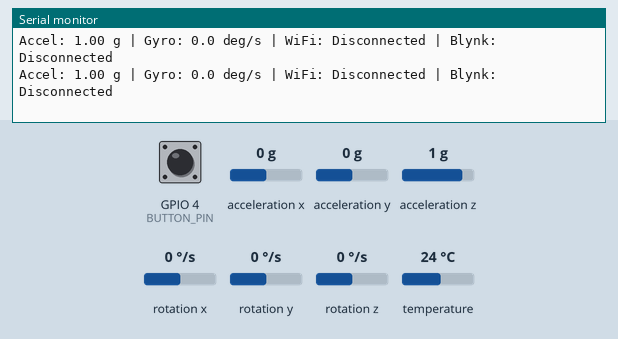
Simulated run of this sketch. Board: ESP32. On the bench: the last lines printed to the serial monitor. The inputs (shaded band) are chosen by the test bench; at power-on: GPIO 4 (BUTTON_PIN) HIGH, acceleration x 0 g, acceleration y 0 g, acceleration z 1 g, rotation x 0 °/s, rotation y 0 °/s, rotation z 0 °/s, temperature 24 °C. WiFi joins after 1.5 s; servers stay silent unless stated; nothing arrives over Bluetooth unless stated; a phone connects over Bluetooth LE 3 s after start.

Above: at 1.7 s.
1.8 s: GPIO 4 (BUTTON_PIN) pulled LOW for 0.15 s
At 2.71 s:
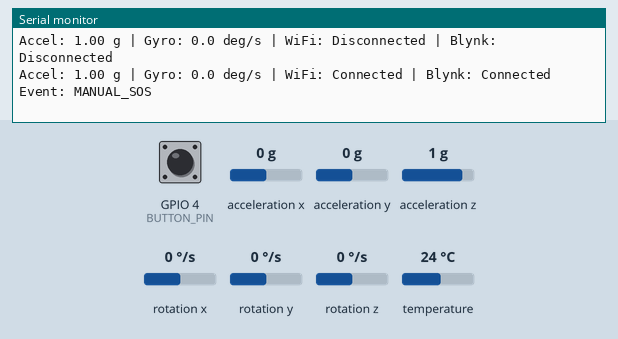
3.9 s: acceleration x set to -1.4 g
At 4.3 s:
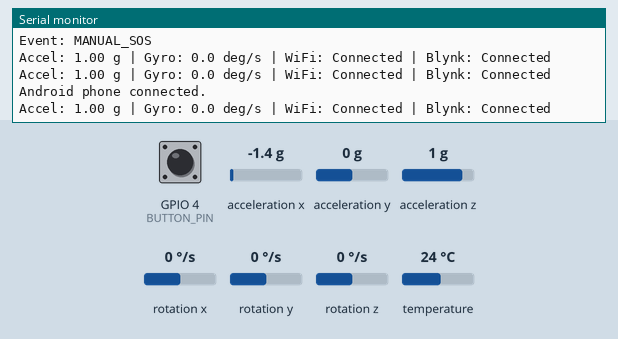
5.4 s: acceleration y set to -1.4 g
At 5.8 s:
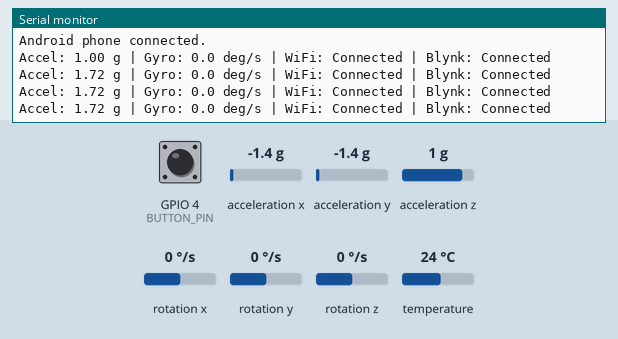
6.9 s: acceleration z set to -1.4 g
At 7.3 s:
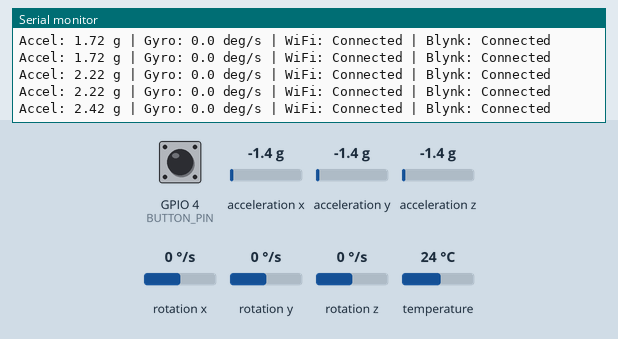
8.4 s: rotation x set to -192 °/s
At 8.9 s:
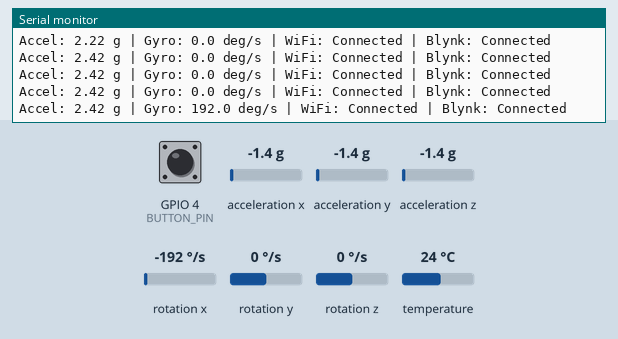
9.9 s: rotation y set to -192 °/s
At 10.4 s:
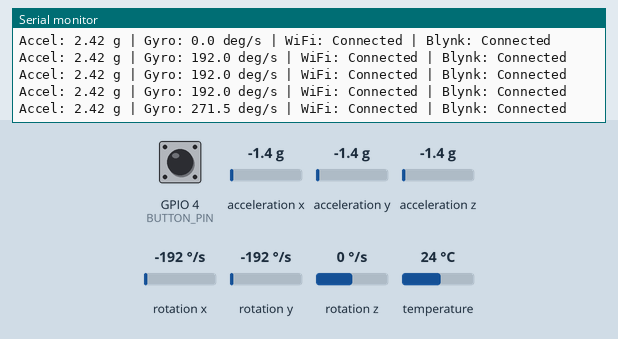
Timing chart, 0 to 12.4 s (numbered marks = the images above; inputs shaded):
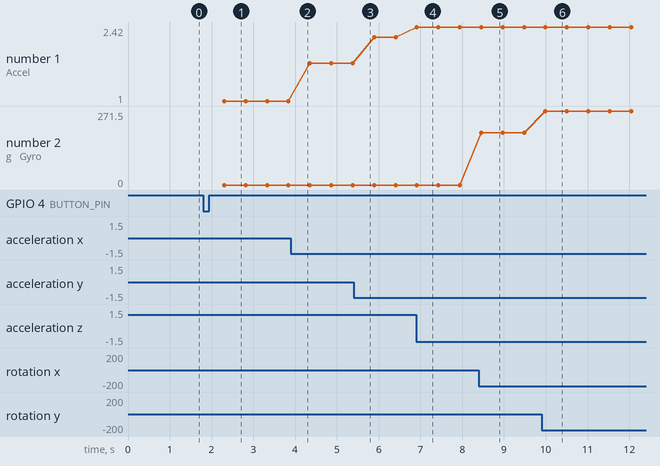

The sketch:

mpu.ino
```cpp
#define BLYNK_TEMPLATE_ID "template_id_here"
#define BLYNK_TEMPLATE_NAME "template_name_here"
#define BLYNK_AUTH_TOKEN "auth_token_here"

#define BLYNK_PRINT Serial

#include <WiFi.h>
#include <BlynkSimpleEsp32.h>
#include <Wire.h>
#include <Adafruit_MPU6050.h>
#include <Adafruit_Sensor.h>
#include <BLEDevice.h>
#include <BLEServer.h>
#include <BLEUtils.h>
#include <BLE2902.h>
#include <math.h>
#include <string.h>

// Wi-Fi credentials
char ssid[] = "wifi_name";
char pass[] = "wifi_password";

// Hardware pins
#define SDA_PIN 8
#define SCL_PIN 9
#define BUTTON_PIN 4

// BLE UUIDs
#define SERVICE_UUID "6e400001-b5a3-f393-e0a9-e50e24dcca9e"
#define EVENT_UUID   "6e400003-b5a3-f393-e0a9-e50e24dcca9e"

Adafruit_MPU6050 mpu;
BLECharacteristic *eventChar = nullptr;
BlynkTimer timer;

// System states
bool connected = false;
bool fallPending = false;
bool manualSOSPending = false;
bool sosSent = false;
bool lowGSeen = false;

bool buttonWaiting = false;
bool lastReading = HIGH;
bool stableReading = HIGH;
bool pressHandled = false;

// Timing
unsigned long lowGTime = 0;
unsigned long fallTime = 0;
unsigned long firstPressTime = 0;
unsigned long lastDebounce = 0;
unsigned long lastSample = 0;
unsigned long lastWiFiAttempt = 0;
unsigned long lastBlynkAttempt = 0;

const unsigned long SAMPLE_MS = 20;
const unsigned long LOWG_WINDOW_MS = 1200;
const unsigned long DOUBLE_WINDOW_MS = 650;
const unsigned long SOS_TIMEOUT_MS = 12000;
const unsigned long DEBOUNCE_MS = 35;

const float LOW_G = 0.55;
const float IMPACT_G = 2.5;
const float G_TO_MS2 = 9.80665;

float latestAccelG = 1.0;
float latestGyroDps = 0.0;

// --------------------------------------------------
// SEND EVENTS TO BLE AND BLYNK
// --------------------------------------------------

void sendEvent(const char *message) {
  Serial.print("Event: ");
  Serial.println(message);

  // Bluetooth notification to Android
  if (connected && eventChar != nullptr) {
    eventChar->setValue(message);
    eventChar->notify();
  }

  // Upload event to Blynk
  if (!Blynk.connected()) {
    Serial.println("Blynk offline; event not uploaded.");
    return;
  }

  if (strcmp(message, "FALL_DETECTED") == 0) {
    Blynk.virtualWrite(V2, "FALL DETECTED");
    Blynk.virtualWrite(V3, "NONE");

    Blynk.logEvent(
      "fall_detected",
      "SmartFall detected a possible fall"
    );
  }

  else if (strcmp(message, "MANUAL_SOS") == 0) {
    // Manual SOS may mean an undetected fall.
    manualSOSPending = true;

    Blynk.virtualWrite(
      V2, "POSSIBLE FALL - MANUAL SOS"
    );
    Blynk.virtualWrite(V3, "MANUAL SOS");

    Blynk.logEvent(
      "sos_emergency",
      "Manual SOS: possible fall or other emergency. Check user."
    );
  }

  else if (strcmp(message, "SOS_EMERGENCY") == 0) {
    if (fallPending) {
      Blynk.virtualWrite(V2, "FALL DETECTED");
    }

    Blynk.virtualWrite(V3, "SOS EMERGENCY");

    Blynk.logEvent(
      "sos_emergency",
      "Emergency SOS after possible fall"
    );
  }

  else if (strcmp(message, "USER_SAFE") == 0) {
    Blynk.virtualWrite(V2, "SAFE");
    Blynk.virtualWrite(V3, "NONE");
  }

  else if (strcmp(message, "SMARTFALL_READY") == 0) {
    Blynk.virtualWrite(V2, "MONITORING");
    Blynk.virtualWrite(V3, "NONE");
  }
}

// --------------------------------------------------
// SENSOR DATA UPLOAD
// --------------------------------------------------

void uploadSensorData() {
  if (Blynk.connected()) {
    Blynk.virtualWrite(V0, latestAccelG);
    Blynk.virtualWrite(V1, latestGyroDps);

    Blynk.virtualWrite(
      V4,
      WiFi.status() == WL_CONNECTED ? 1 : 0
    );
  }
}

// --------------------------------------------------
// FALL DETECTION
// --------------------------------------------------

void startFallAlert() {
  if (fallPending) return;

  fallPending = true;
  manualSOSPending = false;
  sosSent = false;
  fallTime = millis();

  buttonWaiting = false;
  firstPressTime = 0;

  sendEvent("FALL_DETECTED");

  Serial.println("Possible fall detected!");
  Serial.println("Double press = SAFE");
  Serial.println("Single press = SOS");
}

void sendSOS() {
  if (sosSent) return;

  sosSent = true;
  sendEvent("SOS_EMERGENCY");
}

void confirmSafe() {
  sendEvent("USER_SAFE");

  fallPending = false;
  manualSOSPending = false;
  sosSent = false;
  buttonWaiting = false;
  firstPressTime = 0;
  lowGSeen = false;

  Serial.println("User confirmed safe.");
}

// --------------------------------------------------
// BLE CALLBACKS
// --------------------------------------------------

class ServerCallbacks : public BLEServerCallbacks {

  void onConnect(BLEServer *server) override {
    connected = true;
    Serial.println("Android phone connected.");
  }

  void onDisconnect(BLEServer *server) override {
    connected = false;
    Serial.println("Android phone disconnected.");

    BLEDevice::startAdvertising();
  }
};

// --------------------------------------------------
// BLE INITIALIZATION
// --------------------------------------------------

void setupBLE() {
  BLEDevice::init("SmartFall");

  BLEServer *server = BLEDevice::createServer();
  server->setCallbacks(new ServerCallbacks());

  BLEService *service =
    server->createService(SERVICE_UUID);

  eventChar = service->createCharacteristic(
    EVENT_UUID,
    BLECharacteristic::PROPERTY_READ |
    BLECharacteristic::PROPERTY_NOTIFY
  );

  eventChar->addDescriptor(new BLE2902());
  eventChar->setValue("SMARTFALL_READY");

  service->start();

  BLEAdvertising *advertising =
    BLEDevice::getAdvertising();

  advertising->addServiceUUID(SERVICE_UUID);
  advertising->start();

  Serial.println("BLE started: SmartFall");
}

// --------------------------------------------------
// SETUP
// --------------------------------------------------

void setup() {
  Serial.begin(115200);
  delay(500);

  pinMode(BUTTON_PIN, INPUT_PULLUP);

  Wire.begin(SDA_PIN, SCL_PIN);

  if (!mpu.begin()) {
    Serial.println("MPU6050 not detected.");
    Serial.println("Check VCC, GND, SDA and SCL.");

    while (true) {
      delay(1000);
    }
  }

  mpu.setAccelerometerRange(MPU6050_RANGE_8_G);
  mpu.setGyroRange(MPU6050_RANGE_500_DEG);
  mpu.setFilterBandwidth(MPU6050_BAND_21_HZ);

  // Start Wi-Fi
  WiFi.mode(WIFI_STA);
  WiFi.begin(ssid, pass);
  lastWiFiAttempt = millis();

  // Configure Blynk
  Blynk.config(BLYNK_AUTH_TOKEN);

  // Start BLE independently
  setupBLE();

  // Upload sensor readings every second
  timer.setInterval(1000L, uploadSensorData);

  Serial.println("SmartFall initialized.");
  Serial.println("Connecting to Wi-Fi and Blynk...");
}

// --------------------------------------------------
// MAIN LOOP
// --------------------------------------------------

void loop() {
  unsigned long now = millis();

  Blynk.run();
  timer.run();

  // Reconnect Wi-Fi when needed
  if (WiFi.status() != WL_CONNECTED &&
      now - lastWiFiAttempt >= 10000) {

    lastWiFiAttempt = now;
    Serial.println("Retrying Wi-Fi...");
    WiFi.begin(ssid, pass);
  }

  // Reconnect Blynk when needed
  if (WiFi.status() == WL_CONNECTED &&
      !Blynk.connected() &&
      now - lastBlynkAttempt >= 3000) {

    lastBlynkAttempt = now;
    Blynk.connect(100);
  }

  // Read MPU6050 every 20 ms
  if (now - lastSample >= SAMPLE_MS) {
    lastSample = now;

    sensors_event_t accel, gyro, temp;
    mpu.getEvent(&accel, &gyro, &temp);

    float ax = accel.acceleration.x;
    float ay = accel.acceleration.y;
    float az = accel.acceleration.z;

    float gx = gyro.gyro.x * 57.2958;
    float gy = gyro.gyro.y * 57.2958;
    float gz = gyro.gyro.z * 57.2958;

    latestAccelG =
      sqrt(ax * ax + ay * ay + az * az)
      / G_TO_MS2;

    latestGyroDps =
      sqrt(gx * gx + gy * gy + gz * gz);

    static unsigned long lastPrint = 0;

    if (now - lastPrint >= 500) {
      lastPrint = now;

      Serial.printf(
        "Accel: %.2f g | Gyro: %.1f deg/s | WiFi: %s | Blynk: %s\n",
        latestAccelG,
        latestGyroDps,
        WiFi.status() == WL_CONNECTED
          ? "Connected" : "Disconnected",
        Blynk.connected()
          ? "Connected" : "Disconnected"
      );
    }

    // Preliminary low-G followed by impact detection
    if (!fallPending) {

      if (latestAccelG < LOW_G) {
        lowGSeen = true;
        lowGTime = now;
      }

      if (lowGSeen &&
          now - lowGTime > LOWG_WINDOW_MS) {
        lowGSeen = false;
      }

      if (lowGSeen &&
          latestAccelG >= IMPACT_G &&
          now - lowGTime <= LOWG_WINDOW_MS) {

        lowGSeen = false;
        startFallAlert();
      }
    }
  }

  // Debounced push-button handling
  bool reading = digitalRead(BUTTON_PIN);

  if (reading != lastReading) {
    lastDebounce = now;
    lastReading = reading;
  }

  if (now - lastDebounce >= DEBOUNCE_MS &&
      reading != stableReading) {

    stableReading = reading;

    if (stableReading == LOW && !pressHandled) {
      pressHandled = true;

      if (!buttonWaiting) {
        buttonWaiting = true;
        firstPressTime = now;
      }

      else if (now - firstPressTime <= DOUBLE_WINDOW_MS) {

        // Double press confirms safety after either
        // automatic fall detection or manual SOS.
        if (fallPending || manualSOSPending) {
          confirmSafe();
        }
        else {
          sendEvent("BUTTON_DOUBLE_PRESS");
        }

        buttonWaiting = false;
        firstPressTime = 0;
      }
    }

    if (stableReading == HIGH) {
      pressHandled = false;
    }
  }

  // Single press = SOS after double-press window
  if (buttonWaiting &&
      now - firstPressTime > DOUBLE_WINDOW_MS) {

    buttonWaiting = false;
    firstPressTime = 0;

    if (fallPending) {
      sendSOS();
    }
    else {
      sendEvent("MANUAL_SOS");
    }
  }

  // Automatic SOS if there is no response after a fall
  if (fallPending &&
      !sosSent &&
      now - fallTime >= SOS_TIMEOUT_MS) {

    sendSOS();
  }

  delay(1);
}
```

Measured:
- after the input at 1.8 s, the serial monitor: prints a new line after 0.69 s (image 1)
- after the input at 6.9 s, the serial monitor: prints a new line at once (image 4)
- after the input at 8.4 s, the serial monitor: prints a new line after 0.06 s (image 5)
- after the input at 9.9 s, the serial monitor: prints a new line after 0.09 s (image 6)
- plotted number 1: 1 → 1.72 after the input at 3.9 s, 1.72 → 2.22 after the input at 5.4 s, 2.22 → 2.42 after the input at 6.9 s
- plotted number 2: 0 → 192 after the input at 8.4 s, 192 → 271.5 after the input at 9.9 s
